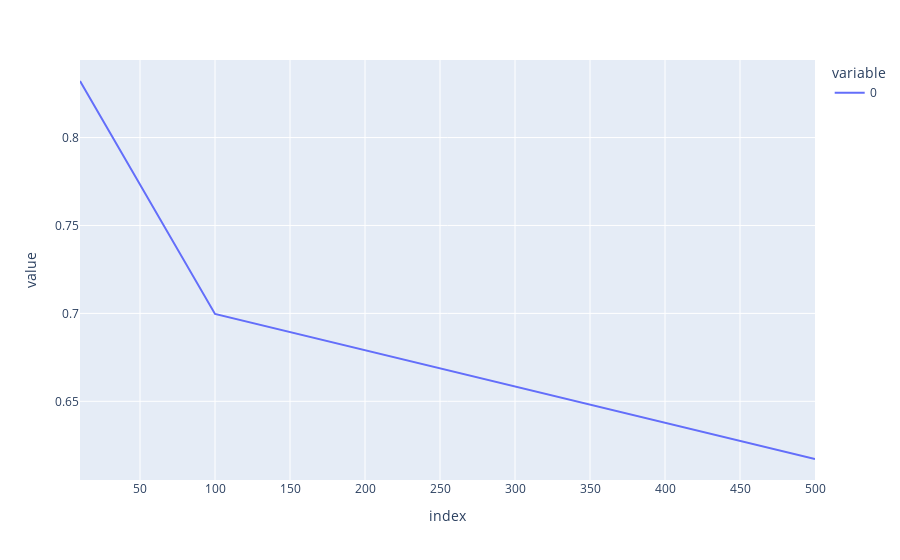

This figure's notebook cell:
### Code cell
px.line((tmp.T ==  -10).sum() / tmp.shape[1])

### Figure 1 — Plotly figure (JSON) as saved in the notebook; plotly's stock layout.template omitted (floating-point values rounded to 4 significant figures)
{"data": [{"hovertemplate": "variable=0<br>index=%{x}<br>value=%{y}<extra></extra>", "legendgroup": "0", "line": {"color": "#636efa", "dash": "solid"}, "marker": {"symbol": "circle"}, "mode": "lines", "name": "0", "orientation": "v", "showlegend": true, "type": "scatter", "x": [10, 100, 500], "xaxis": "x", "y": [0.8322, 0.6997, 0.6172], "yaxis": "y"}], "layout": {"legend": {"title": {"text": "variable"}, "tracegroupgap": 0}, "margin": {"t": 60}, "xaxis": {"anchor": "y", "domain": [0, 1], "title": {"text": "index"}}, "yaxis": {"anchor": "x", "domain": [0, 1], "title": {"text": "value"}}}}
